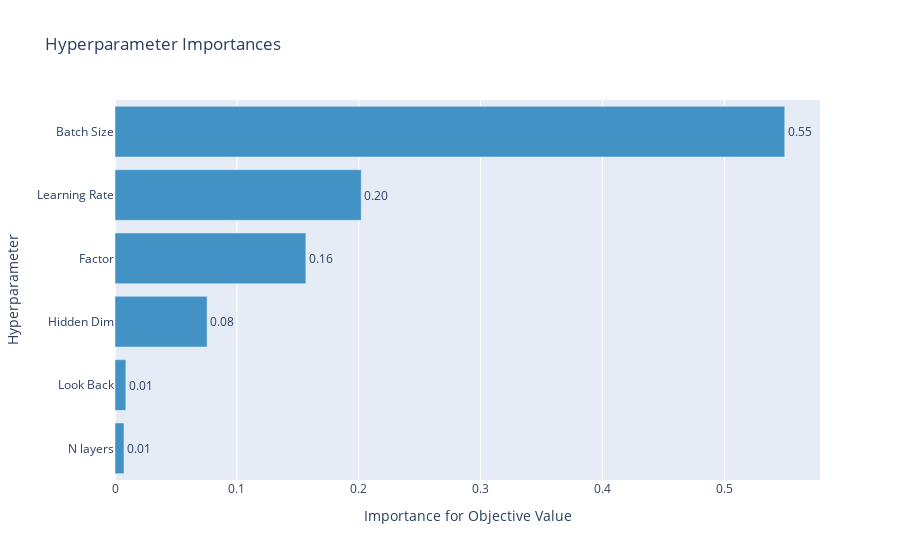

This figure's notebook cell:
### Markdown cell above
# Prediction with LSTM

### Code cell
optuna.visualization.plot_param_importances(study_lstm)

### Figure 1 — Plotly figure (JSON) as saved in the notebook; plotly's stock layout.template omitted (floating-point values rounded to 4 significant figures)
{"data": [{"cliponaxis": false, "hovertemplate": ["N layers (IntUniformDistribution): 0.007376343223523837<extra></extra>", "Look Back (IntUniformDistribution): 0.008892565805057604<extra></extra>", "Hidden Dim (CategoricalDistribution): 0.07557092120390618<extra></extra>", "Factor (DiscreteUniformDistribution): 0.15658447157247785<extra></extra>", "Learning Rate (LogUniformDistribution): 0.20204922314509027<extra></extra>", "Batch Size (CategoricalDistribution): 0.5495264750499443<extra></extra>"], "marker": {"color": "rgb(66,146,198)"}, "orientation": "h", "text": ["0.007376343223523837", "0.008892565805057604", "0.07557092120390618", "0.15658447157247785", "0.20204922314509027", "0.5495264750499443"], "textposition": "outside", "texttemplate": "%{text:.2f}", "type": "bar", "x": [0.007376, 0.008893, 0.07557, 0.1566, 0.202, 0.5495], "y": ["N layers", "Look Back", "Hidden Dim", "Factor", "Learning Rate", "Batch Size"]}], "layout": {"showlegend": false, "title": {"text": "Hyperparameter Importances"}, "xaxis": {"title": {"text": "Importance for Objective Value"}}, "yaxis": {"title": {"text": "Hyperparameter"}}}}
